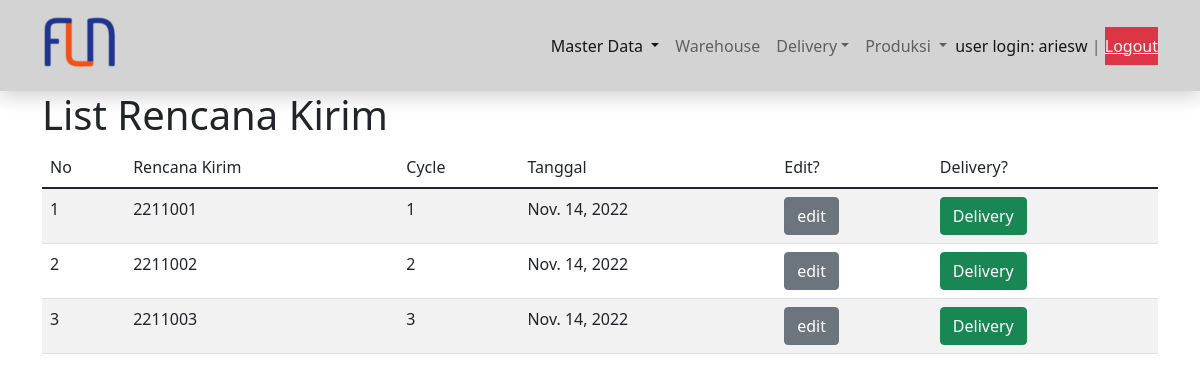
The app's page /delivery/ (signed in), older data.
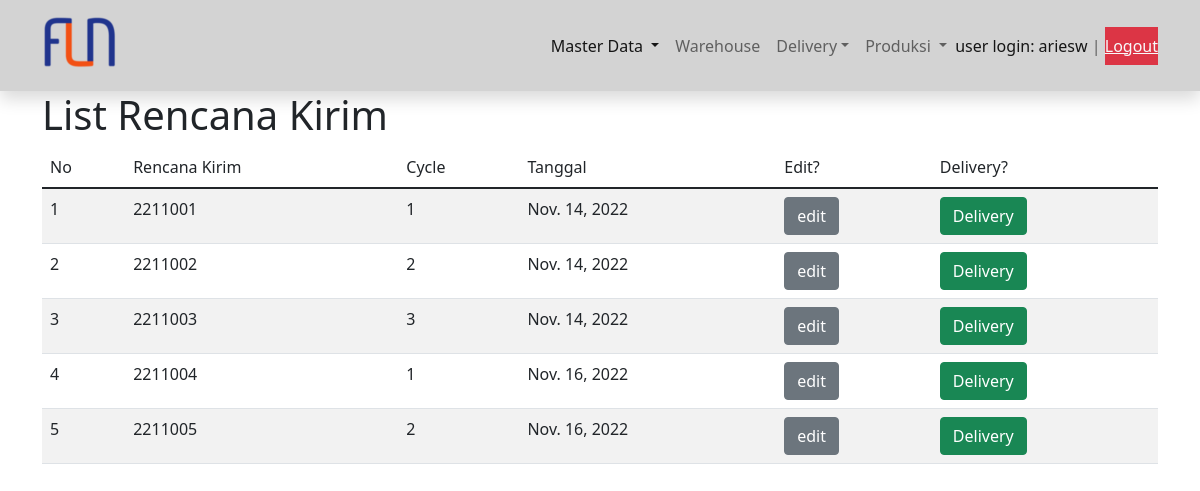
The same page, newer data.
### scanner/models.py (models this page shows, shortened)
class RencanaKirim(models.Model):
    nomor_sj = models.CharField(max_length=7, unique=True)
    tanggal = models.DateField()
    jam = models.TimeField(null=True, blank=True)
    cycle = models.IntegerField(validators=[MaxValueValidator(20),MinValueValidator(1)])
    class Status(models.TextChoices):
        OPEN = 'Open',_('Open')
        SCANNED = 'Scanned',_('Scanned')
    status = models.CharField(max_length=7, choices=Status.choices, default=Status.OPEN)

### scanner/views.py (the view)
# urls.py: path('delivery/', views.RencanaKirimView.as_view(), name='delivery'),
class RencanaKirimView(LoginRequiredMixin, ListView):
    model = RencanaKirim
    template_name = 'rencanakirim_listview.html'
    queryset = RencanaKirim.objects.filter(status='Open')

### templates/rencanakirim_listview.html (shortened to what this page needs)
{% extends 'base.html' %}
{% load static %}
{% block content %}
<div class="container">
    <h1>List Rencana Kirim</h1>
    <div>
        <table class="table table-striped table-hover">
            <thead>
                <tr>
                    <td>No</td>
                    <td>Rencana Kirim</td>
                    <td>Cycle</td>
                    <td>Tanggal</td>
                    <td>Edit?</td>
                    <td>Delivery?</td>
                </tr>
            </thead>
            <tbody>
                {% for rk in object_list %}
                    <tr>
                        <td>{{ forloop.counter }}</td>
                        <td>{{ rk.nomor_sj }}</td>
                        <td>{{ rk.cycle }}</td>
                        <td>{{ rk.tanggal }}</td>
                        <td><a type="button" href="{% url 'update_rencana_kirim' %}{{ rk.id }}" class="btn btn-secondary">edit</a></td>
                        <td><a type="button" href="{% url 'delivery' %}{{ rk.id }}" class="btn btn-success">Delivery</a> </td>
                    </tr>
                {% endfor %}
            </tbody>
        </table>
    </div>
</div>
{% endblock content %}

### templates/base.html (shortened to what this page needs)
{% load static %}
<!doctype html>
<html lang="en">
  <head>
    <link href="https://cdn.jsdelivr.net/npm/bootstrap@5.1.3/dist/css/bootstrap.min.css" rel="stylesheet">
    <link rel="stylesheet" href="https://code.jquery.com/ui/1.13.2/themes/base/jquery-ui.css">
    <link rel="stylesheet" type="text/css" href="https://cdn.datatables.net/1.12.1/css/jquery.dataTables.min.css">
    <link rel="stylesheet" href="https://cdn.jsdelivr.net/npm/select2@4.1.0-rc.0/dist/css/select2.min.css" />
    <link rel="stylesheet" href="https://cdn.jsdelivr.net/npm/select2-bootstrap-5-theme@1.3.0/dist/select2-bootstrap-5-theme.min.css" />
  </head>
  <body>
    <nav class="navbar navbar-expand-lg navbar-light navbar-fixed-top shadow" style="background-color: #D3D3D3;" >
      <div class="container">
        <img src="{% static '/images/fln_logo.png' %}" href="#"></img>
        <div class="navbar-nav ms-auto" id="navbarNavDropdown">
          <ul class="navbar-nav">
            <li class="nav-item dropdown">
              <a class="nav-link active dropdown-toggle" href="#" id="navbarDropdownMenuLink" role="button" data-bs-toggle="dropdown" aria-expanded="false">
                Master Data
              </a>
            </li>
            <li class="nav-item">
              <a class="nav-link" href="#">Warehouse</a>
            </li>
            <li class="nav-item dropdown">
              <a class="nav-link dropdown-toggle" id="navbarDropdownMenuLink" role="button" href="#" data-bs-toggle="dropdown" aria-expanded="false">Delivery</a>
            </li>
            <li class="nav-item dropdown">
              <a class="nav-link dropdown-toggle" href="#" id="navbarDropdownMenuLink" role="button" data-bs-toggle="dropdown" aria-expanded="false">
                Produksi
              </a>
            </li>
          </ul>
          <span class="navbar-text">
            <a class="navbar-text" style="text-decoration:none;" href="#">user login: {{ user.username }}</a> |
            <a class="navbar-text bg-danger text-light"  href="{% url 'logout' %}">Logout</a>
          </span>
        </div>
      </div>
    </nav>
    {% block content %}
    {% endblock content %}
    <link rel="stylesheet" href="https://cdnjs.cloudflare.com/ajax/libs/font-awesome/6.2.0/css/all.min.css" />
  </body>
</html>

Row changes from the older to the newer data that the page shows:
added RencanaKirim: nomor_sj "2211004", cycle "1", tanggal "Nov. 16, 2022"
added RencanaKirim: nomor_sj "2211005", cycle "2", tanggal "Nov. 16, 2022"
